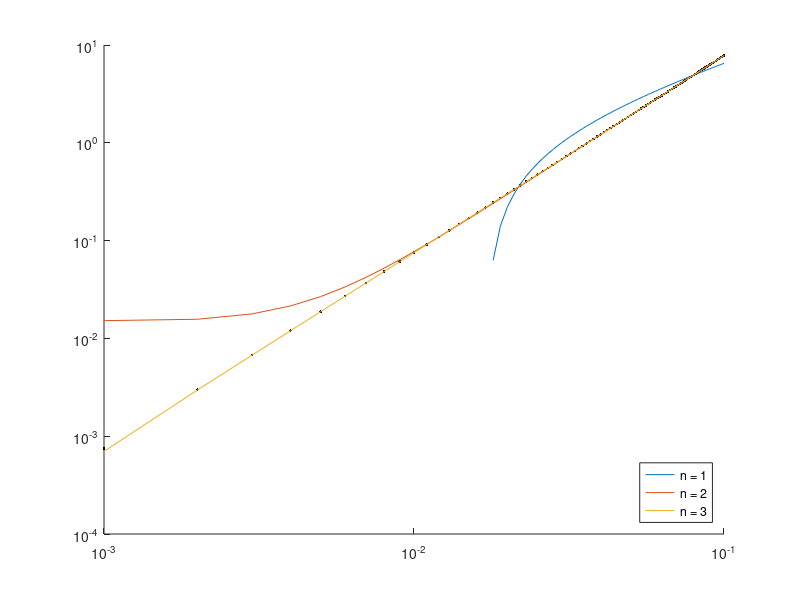

Here is the MATLAB script that generated this plot: (Note: this script raises an error after producing the figure.)
clear; clc; close all;

% Description: Finds the trunction order.

f = @(x) x^5 + x^2 + x;
DF = @(x) 5*x^4 + 2*x + 1;
Nh = 100;
H = linspace(1e-3,1e-1,Nh);

for i = 1:Nh
    h = H(i);
    x = 5;
    
    x3 = x+3*h;
    x2 = x+2*h;
    x1 = x + h;

    df = (-f(x3) + 9*f(x1) - 8*f(x))/6/h;
    df1 = (f(x1)-f(x))/h;
    Err(i) = abs(DF(x)-df);
end

hold on
plot(H,Err,'k.','HandleVisibility','off')

for n = [1 2 3]
    p = polyfit(H,Err,n);
    plot(H,polyval(p,H),'DisplayName',sprintf('n = %d',n))
end 
set(gca,'xscale','log')
set(gca,'yscale','log')
legend('location','southeast')
grid onclear; clc; close all;

% Description: Finds the trunction order.

f = @(x) x^5 + x^2 + x;
DF = @(x) 5*x^4 + 2*x + 1;
Nh = 100;
H = linspace(1e-3,1e-1,Nh);

for i = 1:Nh
    h = H(i);
    x = 5;
    
    x3 = x+3*h;
    x2 = x+2*h;
    x1 = x + h;

    df = (-f(x3) + 9*f(x1) - 8*f(x))/6/h;
    df1 = (f(x1)-f(x))/h;
    Err(i) = abs(DF(x)-df);
end

hold on
plot(H,Err,'k.','HandleVisibility','off')

for n = [1 2 3]
    p = polyfit(H,Err,n);
    plot(H,polyval(p,H),'DisplayName',sprintf('n = %d',n))
end 
set(gca,'xscale','log')
set(gca,'yscale','log')
legend('location','southeast')
grid on





